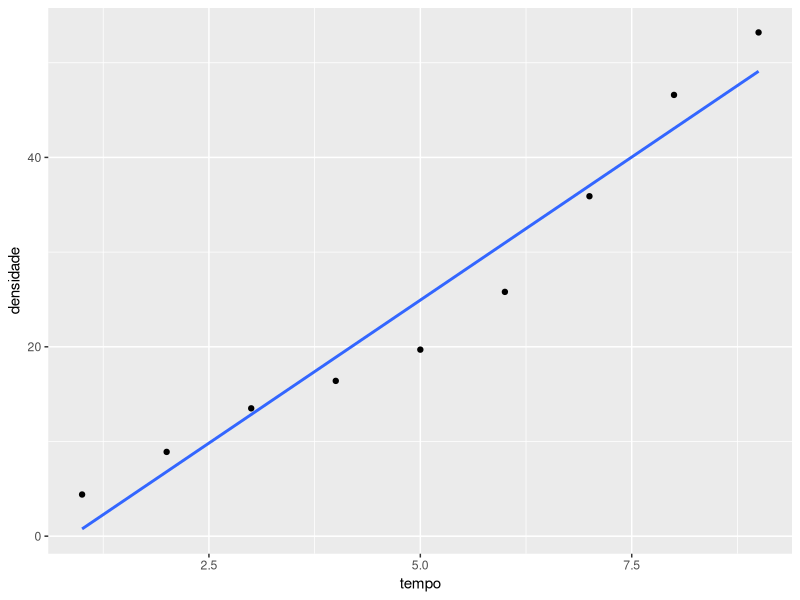

Recreate this plot in R.
## ---- chunk 1
knitr::opts_chunk$set(echo = TRUE)
## ---- chunk 2
library(ggplot2)
## ---- chunk 3
densidade = c(4.4,8.9,13.5,16.4,19.7,25.8,35.9,46.6,53.2)
ano = c(1998:2006)
tempo = c(1:9)
df = cbind(ano, tempo, densidade)
df = as.data.frame(df)
## ---- chunk 4
g1 <- ggplot(df,aes(x=tempo,y=densidade)) +
     geom_point() +
     geom_smooth(method=lm, se=FALSE)
g1
## ---- chunk 5
correlacao = cor(df$tempo, df$densidade)
correlacao
## ---- chunk 6
modelo1= lm(df$densidade ~ df$tempo)
summary(modelo1)
## ---- chunk 7
df$previsao_linear <- -5.2750 + 6.0417 * df$tempo
df$residuo <- df$densidade - df$previsao_linear
